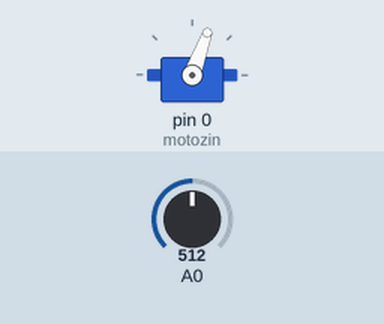
This sketch was run on a simulated Arduino Uno, built with avr-gcc and run on an emulated ATmega328P. Shown: servo. The inputs (shaded band) are chosen by the test bench; at power-on: A0 = 512.

Above: at 1.2 s.
1.3 s: A0 set to 262
2.8 s: A0 set to 242
At 3.3 s:
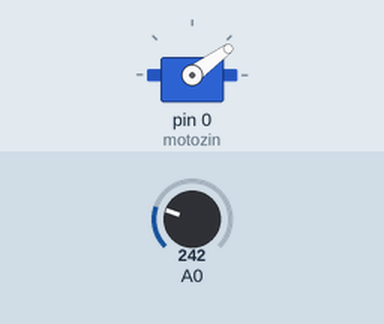
5.8 s: A0 set to 306
At 6.6 s:
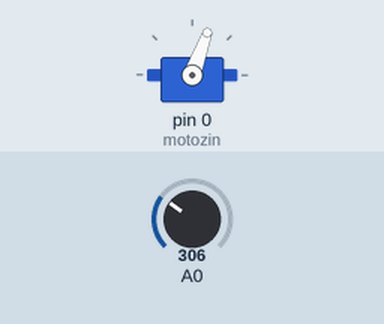
7.3 s: A0 set to 122
At 7.8 s:
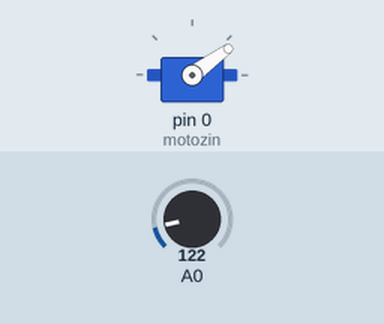
Timing chart, 0 to 10.3 s (numbered marks = the images above; inputs shaded):
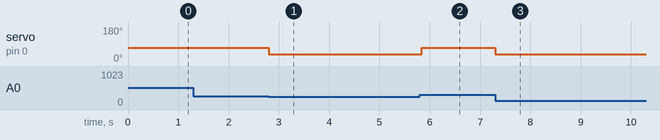

Measured:
- the behaviour switches between 250 and 249 on A0 (found by bisection; images 0 and 1)
- after the input at 1.3 s, every drawn part: stays the same
- after the input at 2.8 s, servo on pin 0 (motozin): 70° → 36° at once
- after the input at 5.8 s, servo on pin 0 (motozin): 36° → 70° at once
- after the input at 7.3 s, servo on pin 0 (motozin): 70° → 36° at once

The sketch:

sketch.ino
```cpp
#include <Servo.h>
#define nao_apertado 70//angulo nao apertado
#define apertado 36//angulo apertado
#define valor_luz 250 //valor para saber se tem que apertar ou nao

Servo motozin;// servo motor
//bool trig=true;

void setup()
{
  motozin.attach(0);//servo no pin 0
  motozin.write(nao_apertado);//começa no angulo nao apertado
}

void loop()
{
 motozin.write(nao_apertado);//não apertado
 delay(1);
 if(analogRead(A0)< valor_luz)//se valor da luz for menor
 {
    motozin.write(apertado);//coloca angulo apertado
    delay(100);//espera para que ele chegue na posição
 }
}
```
